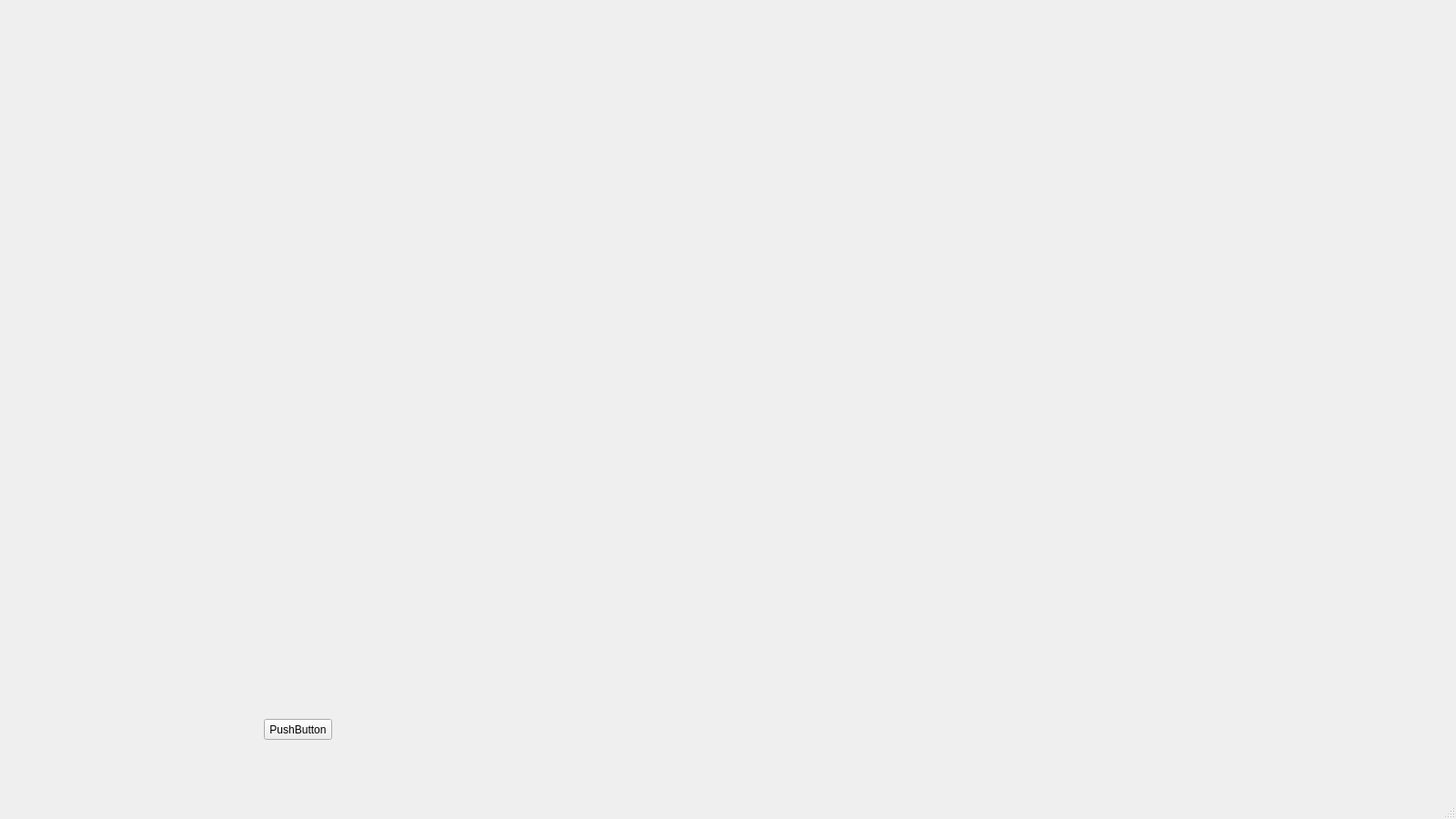
<?xml version="1.0" encoding="UTF-8"?>
<ui version="4.0">
 <class>MainWindow</class>
 <widget class="QMainWindow" name="MainWindow">
  <property name="geometry">
   <rect>
    <x>0</x>
    <y>0</y>
    <width>1600</width>
    <height>900</height>
   </rect>
  </property>
  <property name="windowTitle">
   <string>MainWindow</string>
  </property>
  <widget class="QWidget" name="centralwidget">
   <widget class="QPushButton" name="pushButton">
    <property name="geometry">
     <rect>
      <x>290</x>
      <y>790</y>
      <width>75</width>
      <height>23</height>
     </rect>
    </property>
    <property name="text">
     <string>PushButton</string>
    </property>
   </widget>
  </widget>
  <widget class="QMenuBar" name="menubar">
   <property name="geometry">
    <rect>
     <x>0</x>
     <y>0</y>
     <width>1600</width>
     <height>21</height>
    </rect>
   </property>
  </widget>
  <widget class="QStatusBar" name="statusbar"/>
 </widget>
 <resources>
  <include location="resource/demo_gui.qrc"/>
 </resources>
 <connections/>
</ui>
